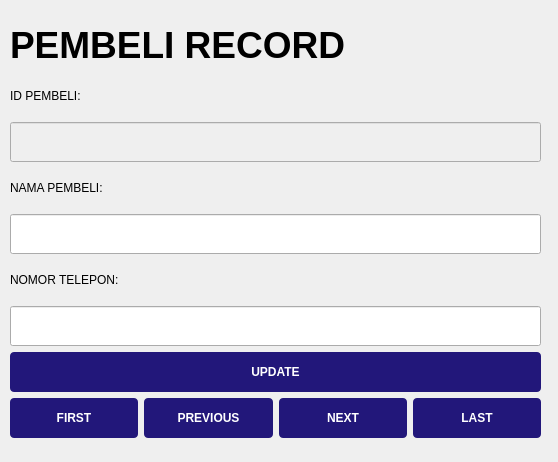
<?xml version="1.0" encoding="UTF-8"?>
<ui version="4.0">
 <class>Dialog</class>
 <widget class="QDialog" name="Dialog">
  <property name="geometry">
   <rect>
    <x>0</x>
    <y>0</y>
    <width>558</width>
    <height>462</height>
   </rect>
  </property>
  <property name="windowTitle">
   <string>Dialog</string>
  </property>
  <widget class="QWidget" name="verticalLayoutWidget">
   <property name="geometry">
    <rect>
     <x>0</x>
     <y>10</y>
     <width>551</width>
     <height>442</height>
    </rect>
   </property>
   <layout class="QVBoxLayout" name="verticalLayout">
    <property name="leftMargin">
     <number>10</number>
    </property>
    <property name="topMargin">
     <number>10</number>
    </property>
    <property name="rightMargin">
     <number>10</number>
    </property>
    <property name="bottomMargin">
     <number>10</number>
    </property>
    <item>
     <widget class="QLabel" name="record">
      <property name="sizePolicy">
       <sizepolicy hsizetype="Preferred" vsizetype="Fixed">
        <horstretch>0</horstretch>
        <verstretch>0</verstretch>
       </sizepolicy>
      </property>
      <property name="minimumSize">
       <size>
        <width>0</width>
        <height>40</height>
       </size>
      </property>
      <property name="font">
       <font>
        <pointsize>28</pointsize>
        <weight>75</weight>
        <bold>true</bold>
       </font>
      </property>
      <property name="text">
       <string>PEMBELI RECORD</string>
      </property>
     </widget>
    </item>
    <item>
     <layout class="QVBoxLayout" name="verticalLayout_2">
      <property name="sizeConstraint">
       <enum>QLayout::SetFixedSize</enum>
      </property>
      <item>
       <widget class="QLabel" name="labelID">
        <property name="sizePolicy">
         <sizepolicy hsizetype="Preferred" vsizetype="Fixed">
          <horstretch>0</horstretch>
          <verstretch>0</verstretch>
         </sizepolicy>
        </property>
        <property name="minimumSize">
         <size>
          <width>0</width>
          <height>40</height>
         </size>
        </property>
        <property name="text">
         <string>ID PEMBELI:</string>
        </property>
       </widget>
      </item>
      <item>
       <widget class="QLineEdit" name="IDPEMBELI">
        <property name="enabled">
         <bool>false</bool>
        </property>
        <property name="minimumSize">
         <size>
          <width>0</width>
          <height>40</height>
         </size>
        </property>
       </widget>
      </item>
      <item>
       <widget class="QLabel" name="labelnama">
        <property name="sizePolicy">
         <sizepolicy hsizetype="Preferred" vsizetype="Fixed">
          <horstretch>0</horstretch>
          <verstretch>0</verstretch>
         </sizepolicy>
        </property>
        <property name="minimumSize">
         <size>
          <width>0</width>
          <height>40</height>
         </size>
        </property>
        <property name="text">
         <string>NAMA PEMBELI:</string>
        </property>
       </widget>
      </item>
      <item>
       <widget class="QLineEdit" name="nama">
        <property name="minimumSize">
         <size>
          <width>0</width>
          <height>40</height>
         </size>
        </property>
       </widget>
      </item>
      <item>
       <widget class="QLabel" name="labelnomortlp">
        <property name="sizePolicy">
         <sizepolicy hsizetype="Preferred" vsizetype="Fixed">
          <horstretch>0</horstretch>
          <verstretch>0</verstretch>
         </sizepolicy>
        </property>
        <property name="minimumSize">
         <size>
          <width>0</width>
          <height>40</height>
         </size>
        </property>
        <property name="text">
         <string>NOMOR TELEPON:</string>
        </property>
       </widget>
      </item>
      <item>
       <widget class="QLineEdit" name="nomortlp">
        <property name="minimumSize">
         <size>
          <width>0</width>
          <height>40</height>
         </size>
        </property>
       </widget>
      </item>
      <item>
       <widget class="QPushButton" name="UPDATE">
        <property name="minimumSize">
         <size>
          <width>0</width>
          <height>40</height>
         </size>
        </property>
        <property name="styleSheet">
         <string notr="true">background: #22177A;
color: white;
font-weight: bold;
border: none;
padding-left: 20px;
padding-right: 20px;
border-radius: 4px;</string>
        </property>
        <property name="text">
         <string>UPDATE</string>
        </property>
       </widget>
      </item>
      <item>
       <layout class="QHBoxLayout" name="horizontalLayout">
        <item>
         <widget class="QPushButton" name="first">
          <property name="minimumSize">
           <size>
            <width>0</width>
            <height>40</height>
           </size>
          </property>
          <property name="styleSheet">
           <string notr="true">background: #22177A;
color: white;
font-weight: bold;
border: none;
padding-left: 20px;
padding-right: 20px;
border-radius: 4px;</string>
          </property>
          <property name="text">
           <string>FIRST</string>
          </property>
         </widget>
        </item>
        <item>
         <widget class="QPushButton" name="previous">
          <property name="minimumSize">
           <size>
            <width>0</width>
            <height>40</height>
           </size>
          </property>
          <property name="styleSheet">
           <string notr="true">background: #22177A;
color: white;
font-weight: bold;
border: none;
padding-left: 20px;
padding-right: 20px;
border-radius: 4px;</string>
          </property>
          <property name="text">
           <string>PREVIOUS</string>
          </property>
         </widget>
        </item>
        <item>
         <widget class="QPushButton" name="next">
          <property name="minimumSize">
           <size>
            <width>0</width>
            <height>40</height>
           </size>
          </property>
          <property name="styleSheet">
           <string notr="true">background: #22177A;
color: white;
font-weight: bold;
border: none;
padding-left: 20px;
padding-right: 20px;
border-radius: 4px;</string>
          </property>
          <property name="text">
           <string>NEXT</string>
          </property>
         </widget>
        </item>
        <item>
         <widget class="QPushButton" name="last">
          <property name="minimumSize">
           <size>
            <width>0</width>
            <height>40</height>
           </size>
          </property>
          <property name="styleSheet">
           <string notr="true">background: #22177A;
color: white;
font-weight: bold;
border: none;
padding-left: 20px;
padding-right: 20px;
border-radius: 4px;</string>
          </property>
          <property name="text">
           <string>LAST</string>
          </property>
         </widget>
        </item>
       </layout>
      </item>
     </layout>
    </item>
   </layout>
  </widget>
 </widget>
 <resources/>
 <connections/>
</ui>
